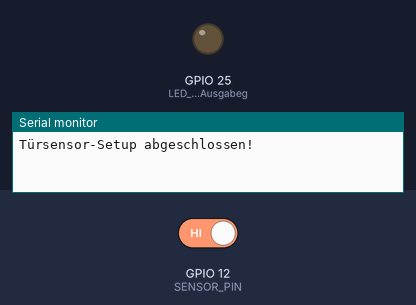
The sketch below on a simulated ESP32. Parts: output pins drawn as LEDs (lit = HIGH), the last lines printed to the serial monitor. The test bench sets the inputs (shaded band); at power-on: GPIO 12 (SENSOR_PIN) HIGH.

Above: at 1.2 s.
1.3 s: GPIO 12 (SENSOR_PIN) driven LOW
At 2.1 s:
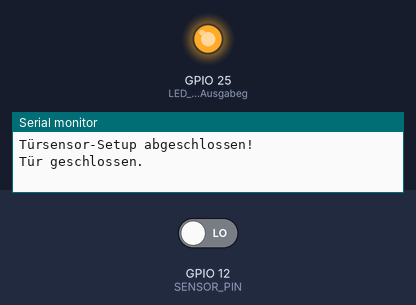
2.8 s: GPIO 12 (SENSOR_PIN) driven HIGH
At 3.3 s:
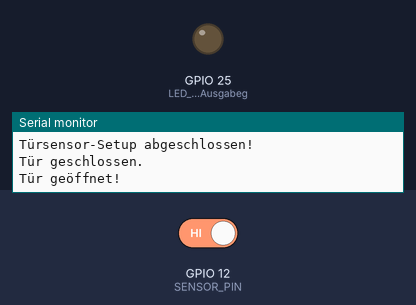
Timing chart, 0 to 5.8 s (numbered marks = the images above; inputs shaded):
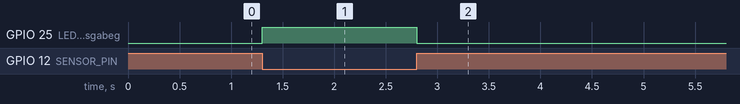

Measured:
- after the input at 1.3 s, GPIO 25 (LED_oder_anderes_Ausgabeg): LOW → HIGH at once
- after the input at 2.8 s, GPIO 25 (LED_oder_anderes_Ausgabeg): HIGH → LOW at once

The sketch:

t_rSensorCode.ino
```cpp
#define SENSOR_PIN 12 // GPIO-Pin, mit dem das Signal-Kabel verbunden ist

// Variablen für den vorherigen Zustand des Sensors
int previousSensorState = HIGH;

void setup() {
  // Serieller Monitor zur Fehlersuche
  Serial.begin(115200);

  // Sensor-Pin als Eingang mit Pull-up-Widerstand definieren
  pinMode(SENSOR_PIN, INPUT_PULLUP);
  pinMode(25, OUTPUT); // LED oder anderes Ausgabegerät

  Serial.println("Türsensor-Setup abgeschlossen!");
}

void loop() {
  // Zustand des Sensors lesen
  int currentSensorState = digitalRead(SENSOR_PIN);

  // Nur bei Zustandsänderung ausgeben
  if (currentSensorState != previousSensorState) {
    // Zustand hat sich geändert, aktualisieren und ausgeben
    if (currentSensorState == LOW) {
      Serial.println("Tür geschlossen."); // Sensor erkannt, Tür ist zu
      digitalWrite(25, HIGH);             // LED an (Tür geschlossen)
    } else if (currentSensorState == HIGH) {
      Serial.println("Tür geöffnet!");    // Sensor nicht erkannt, Tür ist offen
      digitalWrite(25, LOW);              // LED aus (Tür geöffnet)
    }

    // Vorherigen Zustand aktualisieren
    previousSensorState = currentSensorState;
  }

  delay(50); // Kurze Verzögerung zur Entprellung des Sensors
}
```
